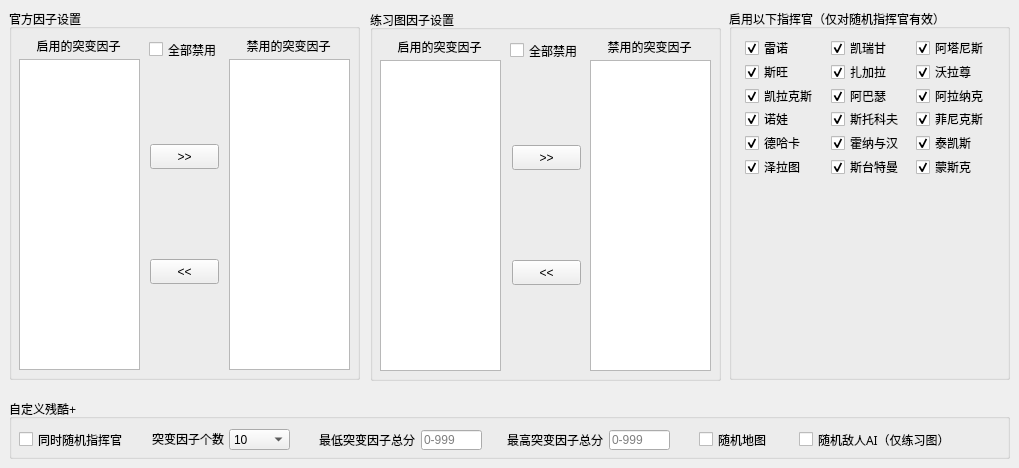
    <widget class="QWidget" name="tab_3">
     <attribute name="title">
      <string>设置</string>
     </attribute>
     <widget class="QGroupBox" name="groupBox">
      <property name="geometry">
       <rect>
        <x>9</x>
        <y>9</y>
        <width>351</width>
        <height>371</height>
       </rect>
      </property>
      <property name="title">
       <string>官方因子设置</string>
      </property>
      <widget class="QListWidget" name="settingEnableMutatorList">
       <property name="geometry">
        <rect>
         <x>10</x>
         <y>50</y>
         <width>121</width>
         <height>311</height>
        </rect>
       </property>
      </widget>
      <widget class="QLabel" name="labelWidget">
       <property name="geometry">
        <rect>
         <x>9</x>
         <y>21</y>
         <width>121</width>
         <height>31</height>
        </rect>
       </property>
       <property name="font">
        <font>
         <family>Microsoft YaHei UI</family>
         <pointsize>9</pointsize>
         <weight>50</weight>
         <bold>false</bold>
        </font>
       </property>
       <property name="text">
        <string>启用的突变因子</string>
       </property>
       <property name="alignment">
        <set>Qt::AlignCenter</set>
       </property>
      </widget>
      <widget class="QLabel" name="labelWidget_2">
       <property name="geometry">
        <rect>
         <x>219</x>
         <y>21</y>
         <width>121</width>
         <height>31</height>
        </rect>
       </property>
       <property name="font">
        <font>
         <family>Microsoft YaHei UI</family>
         <pointsize>9</pointsize>
         <weight>50</weight>
         <bold>false</bold>
        </font>
       </property>
       <property name="text">
        <string>禁用的突变因子</string>
       </property>
       <property name="alignment">
        <set>Qt::AlignCenter</set>
       </property>
      </widget>
      <widget class="QListWidget" name="settingDisableMutatorList">
       <property name="geometry">
        <rect>
         <x>220</x>
         <y>50</y>
         <width>121</width>
         <height>311</height>
        </rect>
       </property>
      </widget>
      <widget class="QCheckBox" name="settingDisableAllMutatorCheckBox">
       <property name="geometry">
        <rect>
         <x>140</x>
         <y>30</y>
         <width>71</width>
         <height>21</height>
        </rect>
       </property>
       <property name="font">
        <font>
         <family>Microsoft YaHei</family>
        </font>
       </property>
       <property name="text">
        <string>全部禁用</string>
       </property>
      </widget>
      <widget class="QPushButton" name="settingEnableMutatorButton">
       <property name="geometry">
        <rect>
         <x>141</x>
         <y>250</y>
         <width>69</width>
         <height>25</height>
        </rect>
       </property>
       <property name="text">
        <string>&lt;&lt;</string>
       </property>
      </widget>
      <widget class="QPushButton" name="settingDisableMutatorButton">
       <property name="geometry">
        <rect>
         <x>141</x>
         <y>135</y>
         <width>69</width>
         <height>25</height>
        </rect>
       </property>
       <property name="text">
        <string>&gt;&gt;</string>
       </property>
      </widget>
     </widget>
     <widget class="QGroupBox" name="groupBox_2">
      <property name="geometry">
       <rect>
        <x>370</x>
        <y>10</y>
        <width>351</width>
        <height>371</height>
       </rect>
      </property>
      <property name="title">
       <string>练习图因子设置</string>
      </property>
      <widget class="QListWidget" name="settingEnableCMutatorList">
       <property name="geometry">
        <rect>
         <x>10</x>
         <y>50</y>
         <width>121</width>
         <height>311</height>
        </rect>
       </property>
      </widget>
      <widget class="QLabel" name="labelWidget_3">
       <property name="geometry">
        <rect>
         <x>9</x>
         <y>21</y>
         <width>121</width>
         <height>31</height>
        </rect>
       </property>
       <property name="font">
        <font>
         <family>Microsoft YaHei UI</family>
         <pointsize>9</pointsize>
         <weight>50</weight>
         <bold>false</bold>
        </font>
       </property>
       <property name="text">
        <string>启用的突变因子</string>
       </property>
       <property name="alignment">
        <set>Qt::AlignCenter</set>
       </property>
      </widget>
      <widget class="QLabel" name="labelWidget_4">
       <property name="geometry">
        <rect>
         <x>219</x>
         <y>21</y>
         <width>121</width>
         <height>31</height>
        </rect>
       </property>
       <property name="font">
        <font>
         <family>Microsoft YaHei UI</family>
         <pointsize>9</pointsize>
         <weight>50</weight>
         <bold>false</bold>
        </font>
       </property>
       <property name="text">
        <string>禁用的突变因子</string>
       </property>
       <property name="alignment">
        <set>Qt::AlignCenter</set>
       </property>
      </widget>
      <widget class="QListWidget" name="settingDisableCMutatorList">
       <property name="geometry">
        <rect>
         <x>220</x>
         <y>50</y>
         <width>121</width>
         <height>311</height>
        </rect>
       </property>
      </widget>
      <widget class="QCheckBox" name="settingDisableAllCMutatorCheckBox">
       <property name="geometry">
        <rect>
         <x>140</x>
         <y>30</y>
         <width>71</width>
         <height>21</height>
        </rect>
       </property>
       <property name="font">
        <font>
         <family>Microsoft YaHei</family>
        </font>
       </property>
       <property name="text">
        <string>全部禁用</string>
       </property>
      </widget>
      <widget class="QPushButton" name="settingDisableCMutatorButton">
       <property name="geometry">
        <rect>
         <x>142</x>
         <y>135</y>
         <width>69</width>
         <height>25</height>
        </rect>
       </property>
       <property name="text">
        <string>&gt;&gt;</string>
       </property>
      </widget>
      <widget class="QPushButton" name="settingEnableCMutatorButton">
       <property name="geometry">
        <rect>
         <x>142</x>
         <y>250</y>
         <width>69</width>
         <height>25</height>
        </rect>
       </property>
       <property name="text">
        <string>&lt;&lt;</string>
       </property>
      </widget>
     </widget>
     <widget class="QGroupBox" name="groupBox_3">
      <property name="geometry">
       <rect>
        <x>9</x>
        <y>399</y>
        <width>1001</width>
        <height>60</height>
       </rect>
      </property>
      <property name="title">
       <string>自定义残酷+</string>
      </property>
      <widget class="QCheckBox" name="settingBrutalPlusRandomCommanderCheckBox">
       <property name="geometry">
        <rect>
         <x>10</x>
         <y>30</y>
         <width>111</width>
         <height>21</height>
        </rect>
       </property>
       <property name="font">
        <font>
         <family>Microsoft YaHei</family>
        </font>
       </property>
       <property name="text">
        <string>同时随机指挥官</string>
       </property>
      </widget>
      <widget class="QComboBox" name="settingBrutalPlusMutatorAmountSelector">
       <property name="geometry">
        <rect>
         <x>220</x>
         <y>30</y>
         <width>61</width>
         <height>21</height>
        </rect>
       </property>
       <property name="currentIndex">
        <number>10</number>
       </property>
       <item>
        <property name="text">
         <string>0</string>
        </property>
       </item>
       <item>
        <property name="text">
         <string>1</string>
        </property>
       </item>
       <item>
        <property name="text">
         <string>2</string>
        </property>
       </item>
       <item>
        <property name="text">
         <string>3</string>
        </property>
       </item>
       <item>
        <property name="text">
         <string>4</string>
        </property>
       </item>
       <item>
        <property name="text">
         <string>5</string>
        </property>
       </item>
       <item>
        <property name="text">
         <string>6</string>
        </property>
       </item>
       <item>
        <property name="text">
         <string>7</string>
        </property>
       </item>
       <item>
        <property name="text">
         <string>8</string>
        </property>
       </item>
       <item>
        <property name="text">
         <string>9</string>
        </property>
       </item>
       <item>
        <property name="text">
         <string>10</string>
        </property>
       </item>
      </widget>
      <widget class="QLabel" name="label">
       <property name="geometry">
        <rect>
         <x>143</x>
         <y>30</y>
         <width>81</width>
         <height>20</height>
        </rect>
       </property>
       <property name="text">
        <string>突变因子个数</string>
       </property>
      </widget>
      <widget class="QLabel" name="label_2">
       <property name="geometry">
        <rect>
         <x>310</x>
         <y>31</y>
         <width>101</width>
         <height>20</height>
        </rect>
       </property>
       <property name="text">
        <string>最低突变因子总分</string>
       </property>
      </widget>
      <widget class="QLineEdit" name="settingBrutalPlusMinMutatorScoreEditor">
       <property name="geometry">
        <rect>
         <x>412</x>
         <y>31</y>
         <width>61</width>
         <height>20</height>
        </rect>
       </property>
       <property name="inputMethodHints">
        <set>Qt::ImhNone</set>
       </property>
       <property name="inputMask">
        <string/>
       </property>
       <property name="placeholderText">
        <string>0-999</string>
       </property>
       <property name="clearButtonEnabled">
        <bool>false</bool>
       </property>
      </widget>
      <widget class="QLabel" name="label_3">
       <property name="geometry">
        <rect>
         <x>498</x>
         <y>30</y>
         <width>101</width>
         <height>21</height>
        </rect>
       </property>
       <property name="text">
        <string>最高突变因子总分</string>
       </property>
      </widget>
      <widget class="QLineEdit" name="settingBrutalPlusMaxMutatorScoreEditor">
       <property name="geometry">
        <rect>
         <x>600</x>
         <y>31</y>
         <width>61</width>
         <height>20</height>
        </rect>
       </property>
       <property name="inputMethodHints">
        <set>Qt::ImhNone</set>
       </property>
       <property name="inputMask">
        <string/>
       </property>
       <property name="placeholderText">
        <string>0-999</string>
       </property>
       <property name="clearButtonEnabled">
        <bool>false</bool>
       </property>
      </widget>
      <widget class="QCheckBox" name="settingBrutalPlusRandomAICheckBox">
       <property name="geometry">
        <rect>
         <x>790</x>
         <y>30</y>
         <width>151</width>
         <height>21</height>
        </rect>
       </property>
       <property name="font">
        <font>
         <family>Microsoft YaHei</family>
        </font>
       </property>
       <property name="text">
        <string>随机敌人AI（仅练习图）</string>
       </property>
      </widget>
      <widget class="QCheckBox" name="settingBrutalPlusRandomMapCheckBox">
       <property name="geometry">
        <rect>
         <x>690</x>
         <y>30</y>
         <width>71</width>
         <height>21</height>
        </rect>
       </property>
       <property name="font">
        <font>
         <family>Microsoft YaHei</family>
        </font>
       </property>
       <property name="text">
        <string>随机地图</string>
       </property>
      </widget>
     </widget>
     <widget class="QGroupBox" name="groupBox_4">
      <property name="geometry">
       <rect>
        <x>729</x>
        <y>9</y>
        <width>281</width>
        <height>371</height>
       </rect>
      </property>
      <property name="title">
       <string>启用以下指挥官（仅对随机指挥官有效）</string>
      </property>
      <widget class="QWidget" name="layoutWidget">
       <property name="geometry">
        <rect>
         <x>16</x>
         <y>27</y>
         <width>251</width>
         <height>25</height>
        </rect>
       </property>
       <layout class="QHBoxLayout" name="horizontalLayout">
        <item>
         <widget class="QCheckBox" name="settingCommanderEnable_0">
          <property name="whatsThis">
           <string>0</string>
          </property>
          <property name="text">
           <string>雷诺</string>
          </property>
          <property name="checked">
           <bool>true</bool>
          </property>
         </widget>
        </item>
        <item>
         <widget class="QCheckBox" name="settingCommanderEnable_1">
          <property name="whatsThis">
           <string>1</string>
          </property>
          <property name="text">
           <string>凯瑞甘</string>
          </property>
          <property name="checked">
           <bool>true</bool>
          </property>
         </widget>
        </item>
        <item>
         <widget class="QCheckBox" name="settingCommanderEnable_2">
          <property name="whatsThis">
           <string>2</string>
          </property>
          <property name="text">
           <string>阿塔尼斯</string>
          </property>
          <property name="checked">
           <bool>true</bool>
          </property>
         </widget>
        </item>
       </layout>
      </widget>
      <widget class="QWidget" name="layoutWidget">
       <property name="geometry">
        <rect>
         <x>16</x>
         <y>51</y>
         <width>251</width>
         <height>25</height>
        </rect>
       </property>
       <layout class="QHBoxLayout" name="horizontalLayout_2">
        <item>
         <widget class="QCheckBox" name="settingCommanderEnable_3">
          <property name="whatsThis">
           <string>3</string>
          </property>
          <property name="text">
           <string>斯旺</string>
          </property>
          <property name="checked">
           <bool>true</bool>
          </property>
         </widget>
        </item>
        <item>
         <widget class="QCheckBox" name="settingCommanderEnable_4">
          <property name="whatsThis">
           <string>4</string>
          </property>
          <property name="text">
           <string>扎加拉</string>
          </property>
          <property name="checked">
           <bool>true</bool>
          </property>
         </widget>
        </item>
        <item>
         <widget class="QCheckBox" name="settingCommanderEnable_5">
          <property name="whatsThis">
           <string>5</string>
          </property>
          <property name="text">
           <string>沃拉尊</string>
          </property>
          <property name="checked">
           <bool>true</bool>
          </property>
         </widget>
        </item>
       </layout>
      </widget>
      <widget class="QWidget" name="layoutWidget">
       <property name="geometry">
        <rect>
         <x>16</x>
         <y>75</y>
         <width>251</width>
         <height>25</height>
        </rect>
       </property>
       <layout class="QHBoxLayout" name="horizontalLayout_3">
        <item>
         <widget class="QCheckBox" name="settingCommanderEnable_6">
          <property name="whatsThis">
           <string>6</string>
          </property>
          <property name="text">
           <string>凯拉克斯</string>
          </property>
          <property name="checked">
           <bool>true</bool>
          </property>
         </widget>
        </item>
        <item>
         <widget class="QCheckBox" name="settingCommanderEnable_7">
          <property name="whatsThis">
           <string>7</string>
          </property>
          <property name="text">
           <string>阿巴瑟</string>
          </property>
          <property name="checked">
           <bool>true</bool>
          </property>
         </widget>
        </item>
        <item>
         <widget class="QCheckBox" name="settingCommanderEnable_8">
          <property name="whatsThis">
           <string>8</string>
          </property>
          <property name="text">
           <string>阿拉纳克</string>
          </property>
          <property name="checked">
           <bool>true</bool>
          </property>
         </widget>
        </item>
       </layout>
      </widget>
      <widget class="QWidget" name="layoutWidget">
       <property name="geometry">
        <rect>
         <x>16</x>
         <y>98</y>
         <width>251</width>
         <height>25</height>
        </rect>
       </property>
       <layout class="QHBoxLayout" name="horizontalLayout_4">
        <item>
         <widget class="QCheckBox" name="settingCommanderEnable_9">
          <property name="whatsThis">
           <string>9</string>
          </property>
          <property name="text">
           <string>诺娃</string>
          </property>
          <property name="checked">
           <bool>true</bool>
          </property>
         </widget>
        </item>
        <item>
         <widget class="QCheckBox" name="settingCommanderEnable_10">
          <property name="whatsThis">
           <string>10</string>
          </property>
          <property name="text">
           <string>斯托科夫</string>
          </property>
          <property name="checked">
           <bool>true</bool>
          </property>
         </widget>
        </item>
        <item>
         <widget class="QCheckBox" name="settingCommanderEnable_11">
          <property name="whatsThis">
           <string>11</string>
          </property>
          <property name="text">
           <string>菲尼克斯</string>
          </property>
          <property name="checked">
           <bool>true</bool>
          </property>
         </widget>
        </item>
       </layout>
      </widget>
      <widget class="QWidget" name="layoutWidget">
       <property name="geometry">
        <rect>
         <x>16</x>
         <y>122</y>
         <width>251</width>
         <height>25</height>
        </rect>
       </property>
       <layout class="QHBoxLayout" name="horizontalLayout_5">
        <item>
         <widget class="QCheckBox" name="settingCommanderEnable_12">
          <property name="whatsThis">
           <string>12</string>
          </property>
          <property name="text">
           <string>德哈卡</string>
          </property>
          <property name="checked">
           <bool>true</bool>
          </property>
         </widget>
        </item>
        <item>
         <widget class="QCheckBox" name="settingCommanderEnable_13">
          <property name="whatsThis">
           <string>13</string>
          </property>
          <property name="text">
           <string>霍纳与汉</string>
          </property>
          <property name="checked">
           <bool>true</bool>
          </property>
         </widget>
        </item>
        <item>
         <widget class="QCheckBox" name="settingCommanderEnable_14">
          <property name="whatsThis">
           <string>14</string>
          </property>
          <property name="text">
           <string>泰凯斯</string>
          </property>
          <property name="checked">
           <bool>true</bool>
          </property>
         </widget>
        </item>
       </layout>
      </widget>
      <widget class="QWidget" name="layoutWidget">
       <property name="geometry">
        <rect>
         <x>16</x>
         <y>146</y>
         <width>251</width>
         <height>25</height>
        </rect>
       </property>
       <layout class="QHBoxLayout" name="horizontalLayout_6">
        <item>
         <widget class="QCheckBox" name="settingCommanderEnable_15">
          <property name="whatsThis">
           <string>15</string>
          </property>
          <property name="text">
           <string>泽拉图</string>
          </property>
          <property name="checked">
           <bool>true</bool>
          </property>
         </widget>
        </item>
        <item>
         <widget class="QCheckBox" name="settingCommanderEnable_16">
          <property name="whatsThis">
           <string>16</string>
          </property>
          <property name="text">
           <string>斯台特曼</string>
          </property>
          <property name="checked">
           <bool>true</bool>
          </property>
         </widget>
        </item>
        <item>
         <widget class="QCheckBox" name="settingCommanderEnable_17">
          <property name="whatsThis">
           <string>17</string>
          </property>
          <property name="text">
           <string>蒙斯克</string>
          </property>
          <property name="checked">
           <bool>true</bool>
          </property>
         </widget>
        </item>
       </layout>
      </widget>
     </widget>
    </widget>
